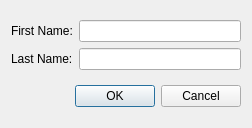
<?xml version="1.0" encoding="UTF-8"?>
<ui version="4.0">
 <class>AddAuthorDialog</class>
 <widget class="QDialog" name="AddAuthorDialog">
  <property name="geometry">
   <rect>
    <x>0</x>
    <y>0</y>
    <width>252</width>
    <height>128</height>
   </rect>
  </property>
  <property name="windowTitle">
   <string>Add Author</string>
  </property>
  <layout class="QVBoxLayout" name="verticalLayout">
   <item>
    <layout class="QGridLayout" name="gridLayout">
     <item row="0" column="1">
      <widget class="QLineEdit" name="m_FirstNameEdit"/>
     </item>
     <item row="1" column="1">
      <widget class="QLineEdit" name="m_LastNameEdit"/>
     </item>
     <item row="0" column="0">
      <widget class="QLabel" name="m_FirstNameLabel">
       <property name="text">
        <string>First Name:</string>
       </property>
      </widget>
     </item>
     <item row="1" column="0">
      <widget class="QLabel" name="m_LastNameLabel">
       <property name="text">
        <string>Last Name:</string>
       </property>
      </widget>
     </item>
    </layout>
   </item>
   <item>
    <widget class="QDialogButtonBox" name="buttonBox">
     <property name="orientation">
      <enum>Qt::Horizontal</enum>
     </property>
     <property name="standardButtons">
      <set>QDialogButtonBox::Cancel|QDialogButtonBox::Ok</set>
     </property>
    </widget>
   </item>
  </layout>
 </widget>
 <resources/>
 <connections>
  <connection>
   <sender>buttonBox</sender>
   <signal>accepted()</signal>
   <receiver>AddAuthorDialog</receiver>
   <slot>accept()</slot>
   <hints>
    <hint type="sourcelabel">
     <x>248</x>
     <y>254</y>
    </hint>
    <hint type="destinationlabel">
     <x>157</x>
     <y>274</y>
    </hint>
   </hints>
  </connection>
  <connection>
   <sender>buttonBox</sender>
   <signal>rejected()</signal>
   <receiver>AddAuthorDialog</receiver>
   <slot>reject()</slot>
   <hints>
    <hint type="sourcelabel">
     <x>316</x>
     <y>260</y>
    </hint>
    <hint type="destinationlabel">
     <x>286</x>
     <y>274</y>
    </hint>
   </hints>
  </connection>
 </connections>
</ui>
